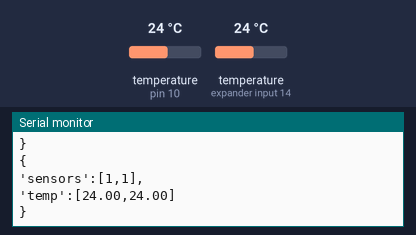
A sketch run on a simulated Arduino Uno, built with avr-gcc and run on an emulated ATmega328P. On the bench: the last lines printed to the serial monitor. The inputs (shaded band) are chosen by the test bench; at power-on: temperature (sensors on pin 10, expander input 14) 24 °C.

Above: at 3.4 s.
3.5 s: temperature (sensor on pin 10) set to 12 °C
At 4.9 s:
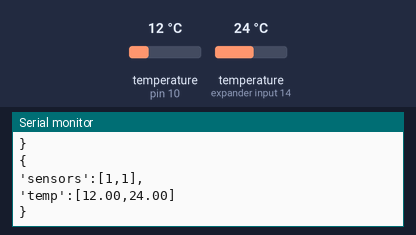
6.0 s: temperature (sensor on expander input 14) set to 12 °C
At 7.6 s:
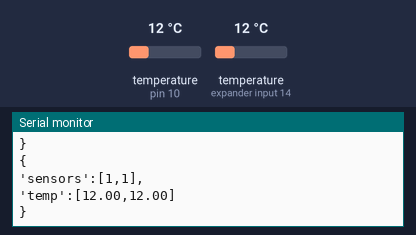
8.5 s: temperature (sensor on pin 10) set to 19 °C
At 10.6 s:
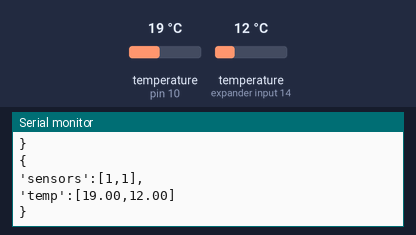
11.0 s: temperature (sensor on expander input 14) set to 19 °C
At 12.1 s:
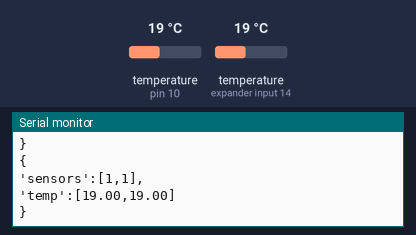
Timing chart, 0 to 14.0 s (numbered marks = the images above; inputs shaded):
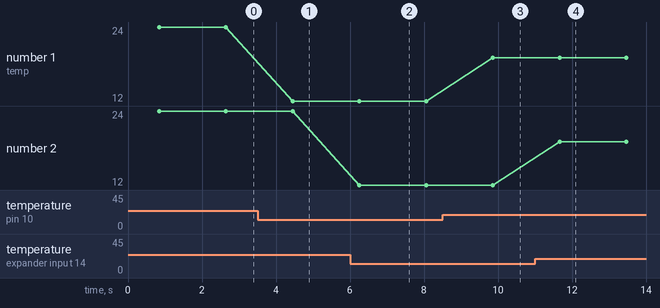

Measured:
- after the input at 3.5 s, the serial monitor: prints a new line after 0.95 s (image 1)
- after the input at 6.0 s, the serial monitor: prints a new line after 0.25 s (image 2)
- after the input at 8.5 s, the serial monitor: prints a new line after 1.4 s (image 3)
- after the input at 11.0 s, the serial monitor: prints a new line after 0.66 s (image 4)
- plotted number 1: 24 → 12 after the input at 3.5 s, 12 → 19 after the input at 8.5 s

The sketch:

projeto_oneWire_JSON.ino
```cpp
// Programa : Sensor de temperatura DS18B20

/*-----( Import needed libraries )-----*/
// Get 1-wire Library here: http://www.pjrc.com/teensy/arduino_libraries/OneWire.zip
#include <OneWire.h>
//Get DallasTemperature Library here: http://www.hacktronics.com/code/DallasTemperature.zip
#include <DallasTemperature.h>

// Porta do pino de sinal do DS18B20
#define ONE_WIRE_BUS 10

// Define uma instancia do oneWire para comunicacao com o sensor
OneWire oneWire(ONE_WIRE_BUS);

DallasTemperature sensors(&oneWire);
DeviceAddress sensor0;
DeviceAddress sensor1;

int adress0;
int adress1;

void setup(void)
{
  Serial.begin(9600);
  sensors.begin();
}

void loop()
{
  // Get sensor adress
  adress0 = sensors.getAddress(sensor0, 0);
  adress1 = sensors.getAddress(sensor1, 1);

  // Read sensors
  sensors.requestTemperatures();
  float temp_0 = sensors.getTempC(sensor0);
  float temp_1 = sensors.getTempC(sensor1);

  //Print JSON format
  Serial.println("{");

  Serial.print("'sensors':[");
  Serial.print(adress0);
  Serial.print(",");
  Serial.print(adress1);
  Serial.println("],");

  Serial.print("'temp':[");
  Serial.print(temp_0);
  Serial.print(",");
  Serial.print(temp_1);
  Serial.println("]");

  Serial.println("}");

  delay(1000);
}
```
